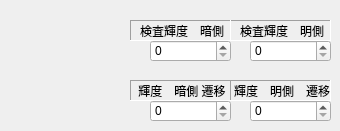
          <widget class="QWidget" name="page_5">
           <widget class="QSpinBox" name="EditOutsideColorH">
            <property name="geometry">
             <rect>
              <x>250</x>
              <y>40</y>
              <width>81</width>
              <height>22</height>
             </rect>
            </property>
            <property name="maximum">
             <number>1000000</number>
            </property>
           </widget>
           <widget class="QLabel" name="label_71">
            <property name="geometry">
             <rect>
              <x>230</x>
              <y>20</y>
              <width>101</width>
              <height>21</height>
             </rect>
            </property>
            <property name="frameShape">
             <enum>QFrame::Panel</enum>
            </property>
            <property name="frameShadow">
             <enum>QFrame::Sunken</enum>
            </property>
            <property name="text">
             <string>検査輝度　明側</string>
            </property>
            <property name="alignment">
             <set>Qt::AlignCenter|Qt::AlignHCenter|Qt::AlignLeading|Qt::AlignLeft|Qt::AlignVCenter</set>
            </property>
           </widget>
           <widget class="QLabel" name="label_74">
            <property name="geometry">
             <rect>
              <x>130</x>
              <y>20</y>
              <width>101</width>
              <height>21</height>
             </rect>
            </property>
            <property name="frameShape">
             <enum>QFrame::Panel</enum>
            </property>
            <property name="frameShadow">
             <enum>QFrame::Sunken</enum>
            </property>
            <property name="text">
             <string>検査輝度　暗側</string>
            </property>
            <property name="alignment">
             <set>Qt::AlignCenter|Qt::AlignHCenter|Qt::AlignLeading|Qt::AlignLeft|Qt::AlignVCenter</set>
            </property>
           </widget>
           <widget class="QSpinBox" name="EditOutsideColorL">
            <property name="geometry">
             <rect>
              <x>150</x>
              <y>40</y>
              <width>81</width>
              <height>22</height>
             </rect>
            </property>
            <property name="maximum">
             <number>1000000</number>
            </property>
           </widget>
           <widget class="QSpinBox" name="EditOutsideTrColorH">
            <property name="geometry">
             <rect>
              <x>250</x>
              <y>100</y>
              <width>81</width>
              <height>22</height>
             </rect>
            </property>
            <property name="maximum">
             <number>1000000</number>
            </property>
           </widget>
           <widget class="QSpinBox" name="EditOutsideTrColorL">
            <property name="geometry">
             <rect>
              <x>150</x>
              <y>100</y>
              <width>81</width>
              <height>22</height>
             </rect>
            </property>
            <property name="maximum">
             <number>1000000</number>
            </property>
           </widget>
           <widget class="QLabel" name="label_82">
            <property name="geometry">
             <rect>
              <x>130</x>
              <y>80</y>
              <width>101</width>
              <height>21</height>
             </rect>
            </property>
            <property name="frameShape">
             <enum>QFrame::Panel</enum>
            </property>
            <property name="frameShadow">
             <enum>QFrame::Sunken</enum>
            </property>
            <property name="text">
             <string>輝度　暗側 遷移</string>
            </property>
            <property name="alignment">
             <set>Qt::AlignCenter|Qt::AlignHCenter|Qt::AlignLeading|Qt::AlignLeft|Qt::AlignVCenter</set>
            </property>
           </widget>
           <widget class="QLabel" name="label_83">
            <property name="geometry">
             <rect>
              <x>230</x>
              <y>80</y>
              <width>101</width>
              <height>21</height>
             </rect>
            </property>
            <property name="frameShape">
             <enum>QFrame::Panel</enum>
            </property>
            <property name="frameShadow">
             <enum>QFrame::Sunken</enum>
            </property>
            <property name="text">
             <string>輝度　明側　遷移</string>
            </property>
            <property name="alignment">
             <set>Qt::AlignCenter|Qt::AlignHCenter|Qt::AlignLeading|Qt::AlignLeft|Qt::AlignVCenter</set>
            </property>
           </widget>
          </widget>
